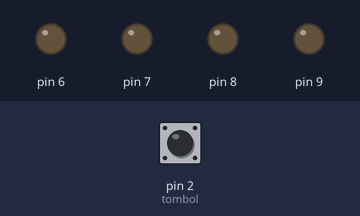
Recording of a sketch running on a simulated Arduino Uno, built with avr-gcc and run on an emulated ATmega328P. Shown: output pins drawn as LEDs (lit = HIGH). Dashed ring = blinking. Inputs (shaded band) come from the test bench; at power-on: pin 2 (tombol) LOW.

Above: at 1.2 s.
1.3 s: pin 2 (tombol) pulled HIGH for 1 s
At 1.45 s:
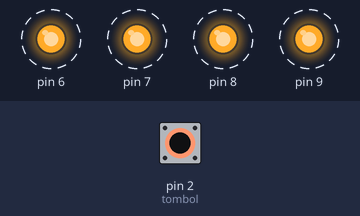
4.3 s: pin 2 (tombol) pulled HIGH for 3.2 s
At 8.4 s:
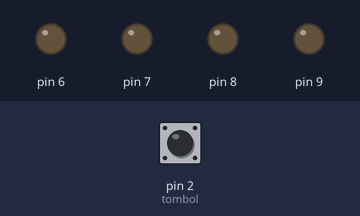
Timing chart, 0 to 9.9 s (numbered marks = the images above; inputs shaded):
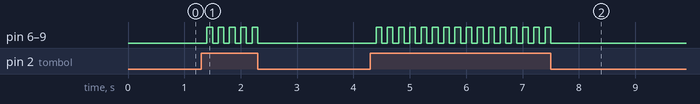

The sketch:

BASIC_I0_SHIELD_-_SWITCH_LED.ino
```cpp
#define tombol  2
boolean statusTombol=0;
void setup() {
  for(int q=6; q<=9; q++)
    pinMode(q, OUTPUT);
  pinMode(tombol, INPUT);
}

void loop() {
  if(digitalRead(tombol)){
    delay(100);
    statusTombol=!statusTombol;
  }
  if(statusTombol)
    for(int q=6; q<=9; q++)
      digitalWrite(q, HIGH);
    else
    for(int q=6; q<=9; q++)
      digitalWrite(q, LOW);
}
```

Measured:
- after the input at 1.3 s, pin 6–9: alternates HIGH for 0.10 s and LOW for 0.10 s, 10 changes in all, then stays LOW, starting after 0.10 s
- after the input at 4.3 s, pin 6–9: alternates HIGH for 0.10 s and LOW for 0.10 s, 32 changes in all, then stays LOW, starting after 0.10 s
